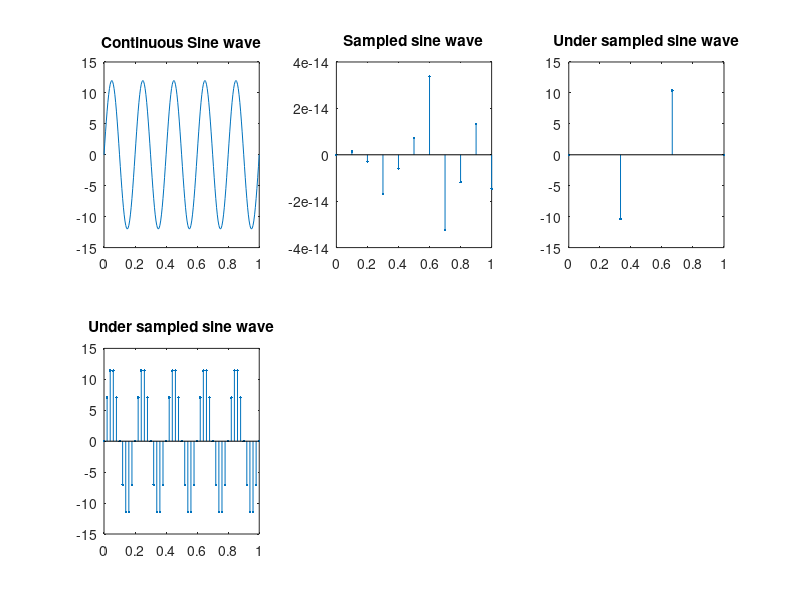

Write the MATLAB code that produced this figure.
f = 5;
a =12;
t = 0:0.005:1;
x = a*sin(2*pi*f*t);
subplot(2,3,1);
plot(t,x);
title('Continuous Sine wave');

%%Sampled with 2*f
fs = 2*f;
ts = 0:1/fs:1;
x = a*sin(2*pi*f*ts);
subplot(2,3,2);
grid on
stem(ts,x,'.');
hold on;
title('Sampled sine wave');

%%sampled with <2*f
fs = 3;
ts = 0:1/fs:1;
x = a*sin(2*pi*f*ts);
subplot(2,3,3);
grid on
stem(ts,x,'.');
hold on;
title('Under sampled sine wave');

%%sampled with >2*f
fs = f*10;
ts = 0:1/fs:1;
x = a*sin(2*pi*f*ts);
subplot(2,3,4);
grid on
stem(ts,x,'.');
hold on;
title('Under sampled sine wave');

